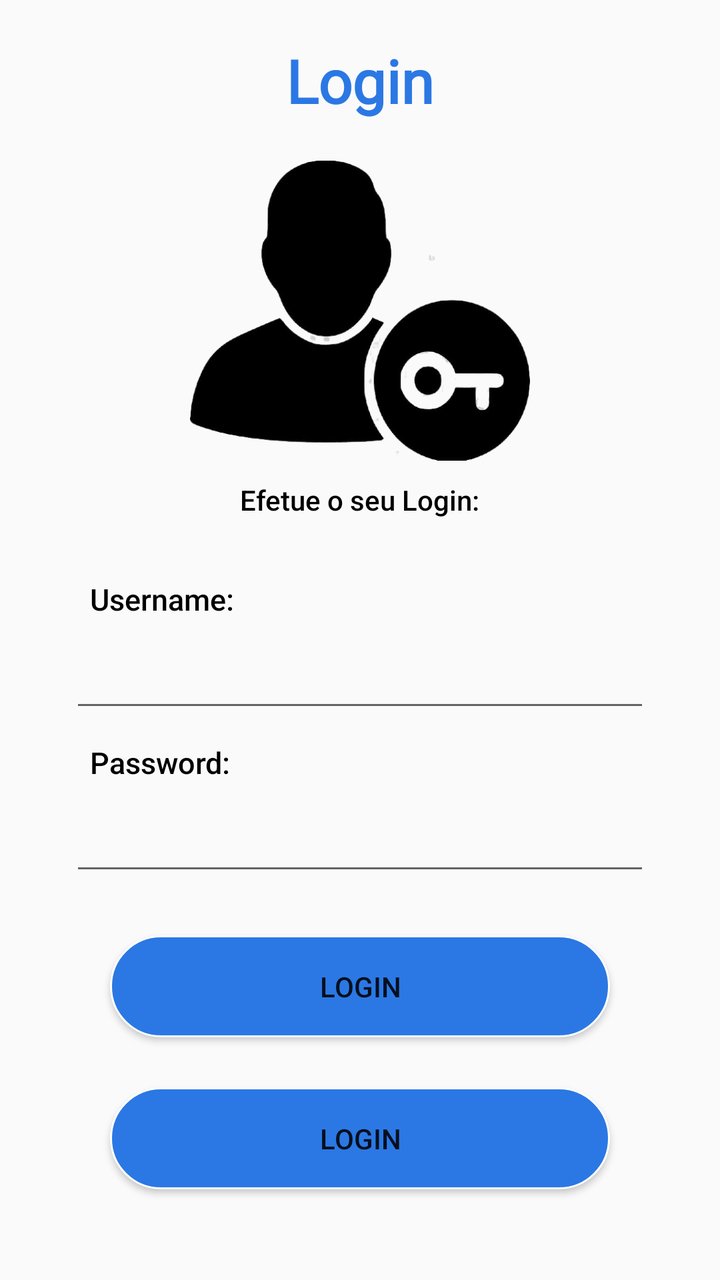
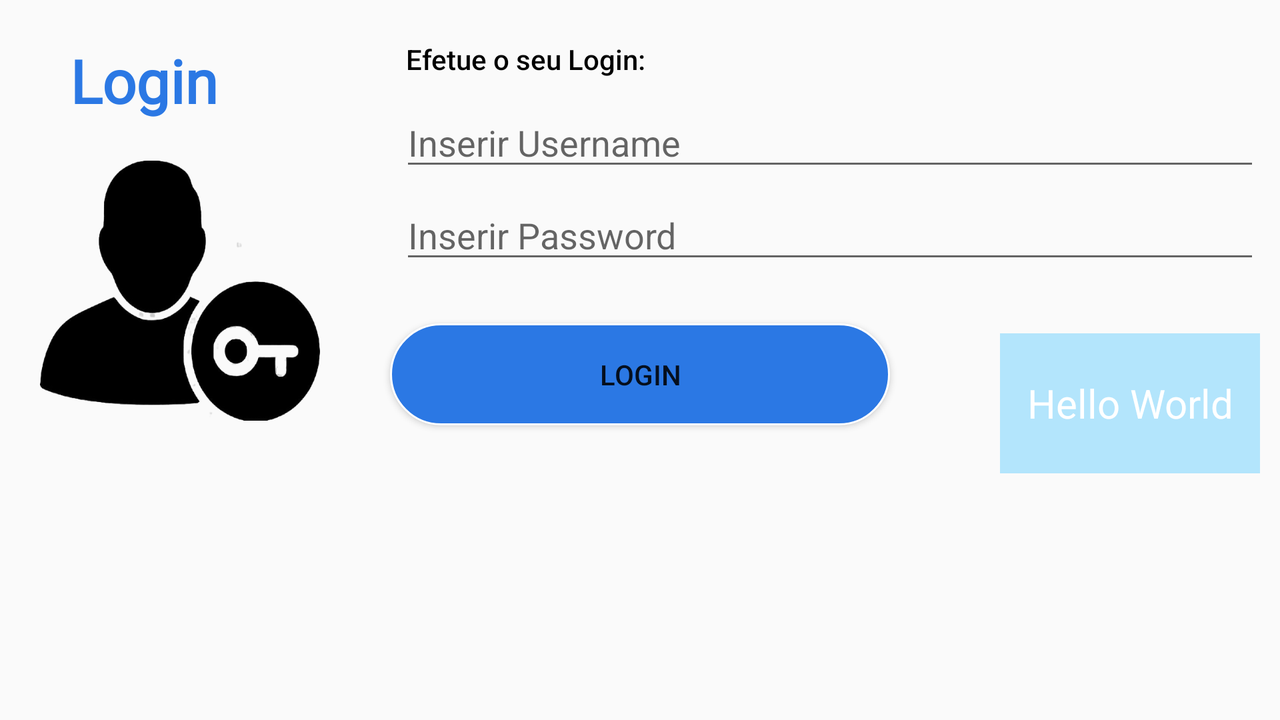

The same Android screen from two of the app's own layout files: first res/layout/ as a phone draws it, then the repository's variant for another configuration, drawn on a device whose configuration selects that folder. Both files follow.
<!-- AndroidManifest.xml: application theme AppTheme -->
<!-- res/layout/activity_login.xml -->
<?xml version="1.0" encoding="utf-8"?>
<RelativeLayout xmlns:android="http://schemas.android.com/apk/res/android"
    xmlns:app="http://schemas.android.com/apk/res-auto"
    xmlns:tools="http://schemas.android.com/tools"
    android:layout_width="match_parent"
    android:layout_height="match_parent"
    tools:context=".Login">

    <TextView
        android:layout_marginTop="10dp"
        android:id="@+id/texto1"
        style="@style/textologin"
        android:layout_width="wrap_content"
        android:layout_height="wrap_content"
        android:layout_centerHorizontal="true"
        android:fontFamily="@font/galada"
        android:text="@string/login"
        android:textColor="@color/colorPrimary" />

    <ImageView
        android:layout_marginTop="10dp"
        android:id="@+id/imagem1"
        android:layout_width="170dp"
        android:layout_height="150dp"
        android:layout_below="@id/texto1"
        android:layout_centerHorizontal="true"
        android:layout_marginStart="@dimen/DP03"
        android:layout_marginLeft="@dimen/DP03"
        android:background="@drawable/login" />

    <TextView
        style="@style/textoNormal"
        android:id="@+id/texto2"
        android:layout_width="wrap_content"
        android:layout_height="wrap_content"
        android:layout_centerHorizontal="true"
        android:layout_below="@id/imagem1"
        android:text="@string/login2"/>

    <TextView
        android:id="@+id/textView_02"
        style="@style/textoNormal"
        android:layout_width="wrap_content"
        android:layout_height="wrap_content"
        android:layout_below="@id/texto2"
        android:layout_marginStart="@dimen/DP03"
        android:layout_marginLeft="@dimen/DP03"
        android:layout_marginTop="10dp"
        android:text="@string/username"
        android:textColor="@color/colorBlack"
        android:textSize="@dimen/SP03" />

    <EditText
        android:id="@+id/insertUser"
        android:layout_width="match_parent"
        android:layout_height="wrap_content"
        android:layout_below="@id/textView_02"
        android:layout_marginStart="@dimen/DP03"
        android:layout_marginLeft="@dimen/DP03"
        android:layout_marginEnd="@dimen/DP03"
        android:layout_marginRight="@dimen/DP03" />

    <TextView
        style="@style/textoNormal"
        android:id="@+id/textView_03"
        android:layout_width="wrap_content"
        android:layout_height="wrap_content"
        android:layout_below="@id/insertUser"
        android:layout_marginStart="@dimen/DP03"
        android:layout_marginLeft="@dimen/DP03"
        android:text="@string/password"
        android:textSize="@dimen/SP03"
        android:textColor="@color/colorBlack" />

    <EditText

        android:id="@+id/insertPassword"
        android:layout_width="match_parent"
        android:layout_height="wrap_content"
        android:layout_below="@id/textView_03"
        android:layout_marginStart="@dimen/DP03"
        android:layout_marginLeft="@dimen/DP03"
        android:layout_marginEnd="@dimen/DP03"
        android:layout_marginRight="@dimen/DP03"
        android:inputType="textPassword" />

    <Button
        android:id="@+id/btn"
        android:layout_width="@dimen/DP01"
        android:layout_height="wrap_content"
        android:layout_below="@+id/insertPassword"
        android:layout_centerHorizontal="true"
        android:layout_marginTop="25dp"
        android:text="@string/login"
        android:background="@drawable/button_login"
        android:onClick="login"/>


    <Button
        android:id="@+id/btn1"
        android:layout_width="@dimen/DP01"
        android:layout_height="wrap_content"
        android:layout_below="@+id/btn"
        android:layout_centerHorizontal="true"
        android:layout_marginTop="25dp"
        android:text="@string/login"
        android:background="@drawable/button_login"
        android:onClick="map"/>



   

</RelativeLayout>
<!-- resources referenced by this layout -->
<resources>
  <color name="colorBlack">@android:color/black</color>
  <color name="colorPrimary">#2b78e4</color>
  <dimen name="DP01">250dp</dimen>
  <dimen name="DP03">35dp</dimen>
  <dimen name="SP03">15sp</dimen>
  <!-- drawable button_login (drawable) -->
  <?xml version="1.0" encoding="utf-8"?>
  <shape xmlns:android="http://schemas.android.com/apk/res/android">
      <corners
          android:radius="100dp"
          />
      <gradient
          android:angle="0"
          android:centerX="50%"
          android:centerColor="@color/blue"
          android:startColor="@color/blue"
          android:endColor="@color/blue"
          android:type="linear"
          />
      <padding
          android:left="16dp"
          android:top="16dp"
          android:right="16dp"
          android:bottom="16dp"
          />
      <size
          android:width="150dp"
          android:height="28dp"
          />
      <stroke
          android:width="1dp"
          android:color="#FFFFFF"
          />
  </shape>
  <!-- drawable login: png bitmap (drawable, 58971 bytes) -->
  <string name="login" translatable="false">Login</string>
  <string name="login2">Efetue o seu Login:</string>
  <string name="password" translatable="false">Password:</string>
  <string name="username" translatable="false">Username:</string>
  <style name="textoNormal">
          <item name="android:fontFamily">sans-serif-medium</item>
          <item name="android:textSize">14sp</item>
          <item name="android:padding">10dp</item>
          <item name="android:textColor">#000</item>
      </style>
  <style name="textologin">
          <item name="android:fontFamily">sans-serif-medium</item>
          <item name="android:textSize">30sp</item>
          <item name="android:padding">10dp</item>
          <item name="android:textColor">#000</item>
          <item name="android:textStyle">bold</item>
      </style>
  <style name="AppTheme" parent="Theme.AppCompat.Light.DarkActionBar">
          
          <item name="colorPrimary">@color/colorPrimary</item>
          <item name="colorPrimaryDark">@color/colorPrimaryDark</item>
          <item name="colorAccent">@color/colorAccent</item>
      </style>
  <color name="blue">#2b78e4</color>
  <color name="colorPrimaryDark">#01155C</color>
  <color name="colorAccent">#243F9C</color>
</resources>
<!-- res/layout-land/activity_login.xml (the repository's variant of the layout above) -->
<!-- drawn on the phone turned sideways -->
<?xml version="1.0" encoding="utf-8"?>
<RelativeLayout xmlns:android="http://schemas.android.com/apk/res/android"
    xmlns:app="http://schemas.android.com/apk/res-auto"
    xmlns:tools="http://schemas.android.com/tools"
    android:layout_width="match_parent"
    android:layout_height="match_parent"
    tools:context=".Login">

    <TextView
        android:layout_alignParentLeft="true"
        android:layout_marginTop="10dp"
        android:layout_marginLeft="25dp"
        android:id="@+id/texto1"
        style="@style/textologin"
        android:layout_width="wrap_content"
        android:layout_height="wrap_content"
        android:layout_centerHorizontal="true"
        android:fontFamily="@font/galada"
        android:text="@string/login"
        android:textColor="@color/colorPrimary" />

    <ImageView
        android:layout_marginTop="10dp"
        android:layout_alignParentLeft="true"
        android:id="@+id/imagem1"
        android:layout_width="140dp"
        android:layout_height="130dp"
        android:layout_below="@id/texto1"
        android:layout_centerHorizontal="true"
        android:layout_marginLeft="20dp"
        android:background="@drawable/login" />

    

    <TextView
        android:id="@+id/texto2"
        style="@style/textoNormal"
        android:layout_width="wrap_content"
        android:layout_height="wrap_content"
        android:layout_alignParentLeft="true"
        android:layout_centerHorizontal="true"
        android:layout_marginLeft="193dp"
        android:layout_marginTop="10dp"
        android:layout_toRightOf="@id/imagem1"
        android:text="@string/login2" />

    <EditText
        android:id="@+id/insertUser"
        android:layout_width="500dp"
        android:layout_height="wrap_content"
        android:layout_below="@id/texto2"
        android:layout_marginLeft="200dp"
        android:layout_marginRight="10dp"
        android:hint="@string/insert_username"/>

    

    <EditText

        android:id="@+id/insertPassword"
        android:layout_width="500dp"
        android:layout_height="wrap_content"
        android:layout_below="@id/insertUser"
        android:layout_marginLeft="200dp"
        android:layout_marginRight="10dp"
        android:inputType="textPassword"
        android:hint="@string/insert_password"
        android:layout_marginTop="5dp"/>

    <Button
        android:id="@+id/btn"
        android:layout_width="@dimen/DP01"
        android:layout_height="wrap_content"
        android:layout_below="@+id/insertPassword"
        android:layout_centerHorizontal="true"
        android:layout_marginTop="25dp"
        android:text="@string/login"
        android:background="@drawable/button_login"
        android:onClick="login"/>




   


    <RelativeLayout
        android:id="@+id/relativeLayoutSensor"
        android:layout_width="150dp"
        android:layout_height="80dp"
        android:layout_below="@+id/insertPassword"
        android:layout_marginLeft="500dp"
        android:layout_marginTop="25dp"
        android:layout_marginRight="10dp">

        <TextView
            android:id="@+id/txtAcelerometro"
            android:layout_width="150dp"
            android:layout_height="70dp"
            android:layout_centerInParent="true"
            android:background="@color/blueClaro"
            android:gravity="center"
            android:text="Hello World"
            android:textColor="@color/white"
            android:textSize="20sp" />

    </RelativeLayout>

</RelativeLayout>
<!-- resources referenced by the variant -->
<!-- as the phone turned sideways resolves them -->
<resources>
  <color name="blueClaro">#b3e5fc</color>
  <color name="colorPrimary">#2b78e4</color>
  <color name="white">#FFFFFFFF</color>
  <dimen name="DP01">250dp</dimen>
  <!-- drawable button_login (drawable) -->
  <?xml version="1.0" encoding="utf-8"?>
  <shape xmlns:android="http://schemas.android.com/apk/res/android">
      <corners
          android:radius="100dp"
          />
      <gradient
          android:angle="0"
          android:centerX="50%"
          android:centerColor="@color/blue"
          android:startColor="@color/blue"
          android:endColor="@color/blue"
          android:type="linear"
          />
      <padding
          android:left="16dp"
          android:top="16dp"
          android:right="16dp"
          android:bottom="16dp"
          />
      <size
          android:width="150dp"
          android:height="28dp"
          />
      <stroke
          android:width="1dp"
          android:color="#FFFFFF"
          />
  </shape>
  <!-- drawable login: png bitmap (drawable, 58971 bytes) -->
  <string name="insert_password">Inserir Password</string>
  <string name="insert_username">Inserir Username</string>
  <string name="login" translatable="false">Login</string>
  <string name="login2">Efetue o seu Login:</string>
  <style name="textoNormal">
          <item name="android:fontFamily">sans-serif-medium</item>
          <item name="android:textSize">14sp</item>
          <item name="android:padding">10dp</item>
          <item name="android:textColor">#000</item>
      </style>
  <style name="textologin">
          <item name="android:fontFamily">sans-serif-medium</item>
          <item name="android:textSize">30sp</item>
          <item name="android:padding">10dp</item>
          <item name="android:textColor">#000</item>
          <item name="android:textStyle">bold</item>
      </style>
  <style name="AppTheme" parent="Theme.AppCompat.Light.DarkActionBar">
          
          <item name="colorPrimary">@color/colorPrimary</item>
          <item name="colorPrimaryDark">@color/colorPrimaryDark</item>
          <item name="colorAccent">@color/colorAccent</item>
      </style>
  <color name="blue">#2b78e4</color>
  <color name="colorPrimaryDark">#01155C</color>
  <color name="colorAccent">#243F9C</color>
</resources>
